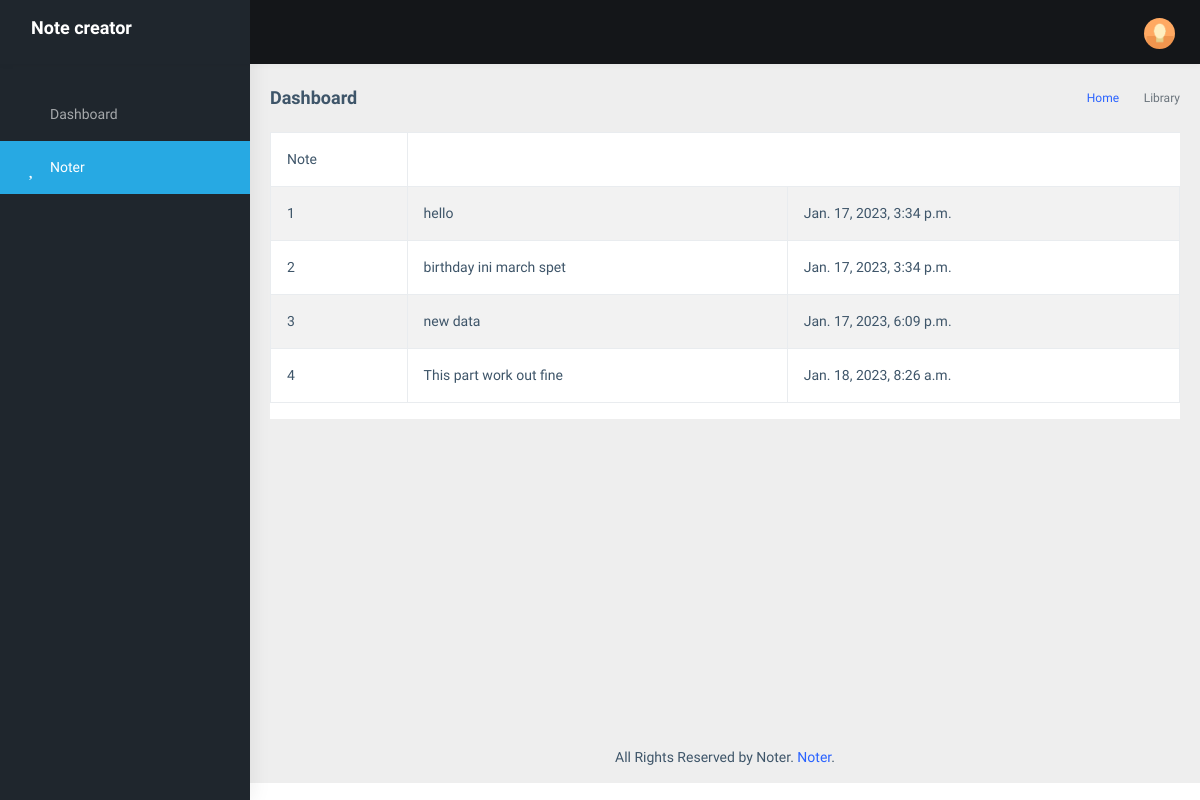
The app's page /notes/noter, older data.
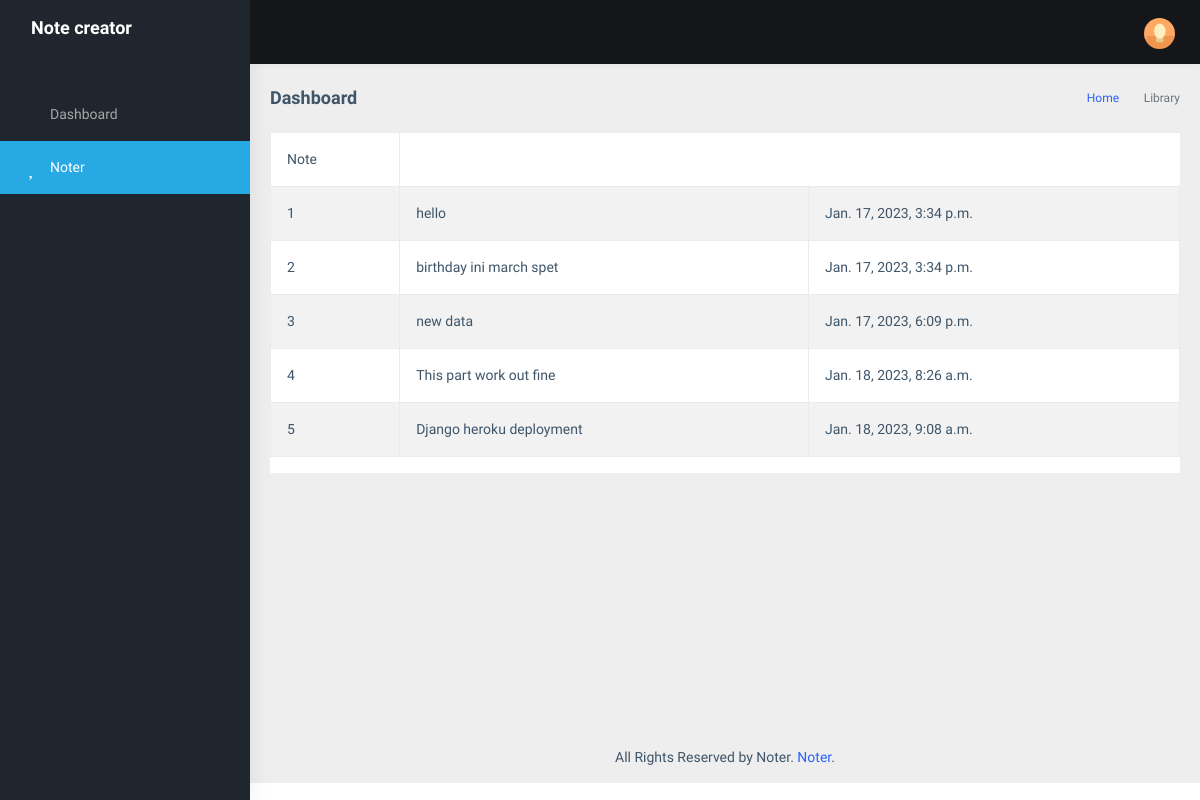
The same page, newer data.
### notes/models.py (models this page shows)
class Notes(models.Model):
    body = models.CharField(max_length=100)
    entry_date = models.DateTimeField(auto_now=True)

### notes/views.py (the view)
# urls.py: path("noter",views.noter, name='noter')
def noter(request):
    emps = Notes.objects.all()
    return render(request, "noter.html",{'emps':emps})

### templates/noter.html (shortened to what this page needs)
{% load static %}
<!DOCTYPE html>
<html dir="ltr" lang="en">
  {% include 'head.html' %}
  <body>
    <div
      id="main-wrapper"
      data-layout="vertical"
      data-navbarbg="skin5"
      data-sidebartype="full"
      data-sidebar-position="absolute"
      data-header-position="absolute"
      data-boxed-layout="full"
    >
      {% include 'header.html' %}
      <aside class="left-sidebar" data-sidebarbg="skin5">
        {% include 'side-nav.html' %}
      </aside>
      <div class="page-wrapper">
        <div class="page-breadcrumb">
          <div class="row">
            <div class="col-12 d-flex no-block align-items-center">
              <h4 class="page-title">Dashboard</h4>
              <div class="ms-auto text-end">
                <nav aria-label="breadcrumb">
                  <ol class="breadcrumb">
                    <li class="breadcrumb-item"><a href="#">Home</a></li>
                    <li class="breadcrumb-item active" aria-current="page">
                      Library
                    </li>
                  </ol>
                </nav>
              </div>
            </div>
          </div>
        </div>
        <div class="container-fluid">
          <form method="post" action="">
            <div class="row">
              <div class="col-md-12">
                <div class="card">
                    <table
                    id="zero_config"
                    class="table table-striped table-bordered"
                  >
                    <thead>
                      <tr>
                        <th>Note</th>
                      </tr>
                    </thead>
                    <tbody>
                      {% for emp in emps %}
                      <tr>
                        <td >
                            {{ emp.id }}
                        </td>
                        <td>{{ emp.body }}</td>
                        <td>{{ emp.entry_date }}</td>
                      </tr>
                      {% endfor %}
                    </tbody>
                  </table>
                </div>
              </div>
            </div>
          </form>
        </div>
        {% include 'footer.html' %}
      </div>
    </div>
  </body>
</html>

### templates/head.html (shortened to what this page needs)
{% load static %}
<head>
  <link
    href="{% static '/assets/libs/flot/css/float-chart.css' %}"
    rel="stylesheet"
  />
  <link href="{% static '/dist/css/style.min.css' %}" rel="stylesheet" />
  <link
    href="{% static '/assets/libs/jquery-steps/jquery.steps.css' %}"
    rel="stylesheet"
  />
  <link
    href="{% static '/assets/libs/jquery-steps/steps.css' %}"
    rel="stylesheet"
  />
</head>

### templates/header.html (shortened to what this page needs)
{% load static %}
<header class="topbar" data-navbarbg="skin5">
  <nav class="navbar top-navbar navbar-expand-md navbar-dark">
    <div class="navbar-header" data-logobg="skin5">
      <a class="navbar-brand" href="index.html">
        <b class="logo-icon ps-2">
        </b>
        <span class="logo-text ms-2">
          <h4 style="color: white">Note creator</h4>
        </span>
      </a>
    </div>
    <div
      class="navbar-collapse collapse"
      id="navbarSupportedContent"
      data-navbarbg="skin5"
    >
      <ul class="navbar-nav float-start me-auto">
        <li class="nav-item d-none d-lg-block">
          <a
            class="nav-link sidebartoggler waves-effect waves-light"
            href="javascript:void(0)"
            data-sidebartype="mini-sidebar"
            ><i class="mdi mdi-menu font-24"></i
          ></a>
        </li>
        <li class="nav-item search-box">
          <a class="nav-link waves-effect waves-dark" href="javascript:void(0)"
            ><i class="mdi mdi-magnify fs-4"></i
          ></a>
        </li>
      </ul>
      <ul class="navbar-nav float-end">
        <li class="nav-item dropdown">
          <a
            class="nav-link dropdown-toggle waves-effect waves-dark"
            href="#"
            id="2"
            role="button"
            data-bs-toggle="dropdown"
            aria-expanded="false"
          >
            <i class="font-24 mdi mdi-comment-processing"></i>
          </a>
        </li>
        <li class="nav-item dropdown">
          <a
            class="nav-link dropdown-toggle text-muted waves-effect waves-dark pro-pic"
            href="#"
            id="navbarDropdown"
            role="button"
            data-bs-toggle="dropdown"
            aria-expanded="false"
          >
            <img
              src="{% static 'assets/images/users/1.jpg' %}"
              alt="user"
              class="rounded-circle"
              width="31"
            />
          </a>
        </li>
      </ul>
    </div>
  </nav>
</header>

### templates/side-nav.html
<div class="scroll-sidebar">
  <nav class="sidebar-nav">
    <ul id="sidebarnav" class="pt-4">
      <li class="sidebar-item">
        <a
          class="sidebar-link waves-effect waves-dark sidebar-link"
          href="{% url 'home' %}"
          aria-expanded="false"
          ><i class="mdi mdi-view-dashboard"></i
          ><span class="hide-menu">Dashboard</span></a
        >
      </li>
      <li class="sidebar-item">
        <a
          class="sidebar-link waves-effect waves-dark sidebar-link"
          href="{% url 'notes:noter' %}"
          aria-expanded="false"
          ><i class="mdi mdi-account"></i
          ><span class="hide-menu">Noter</span></a
        >
      </li>
    </ul>
  </nav>
</div>

### templates/footer.html
<footer class="footer text-center">
  All Rights Reserved by Noter.
  <a href="https://www.Noter.com">Noter</a>.
</footer>

### templates/script.html (shortened to what this page needs)
{% load static %}

Row changes from the older to the newer data that the page shows:
added Notes: id "5", body "Django heroku deployment", entry_date "Jan. 18, 2023, 9:08 a.m."
